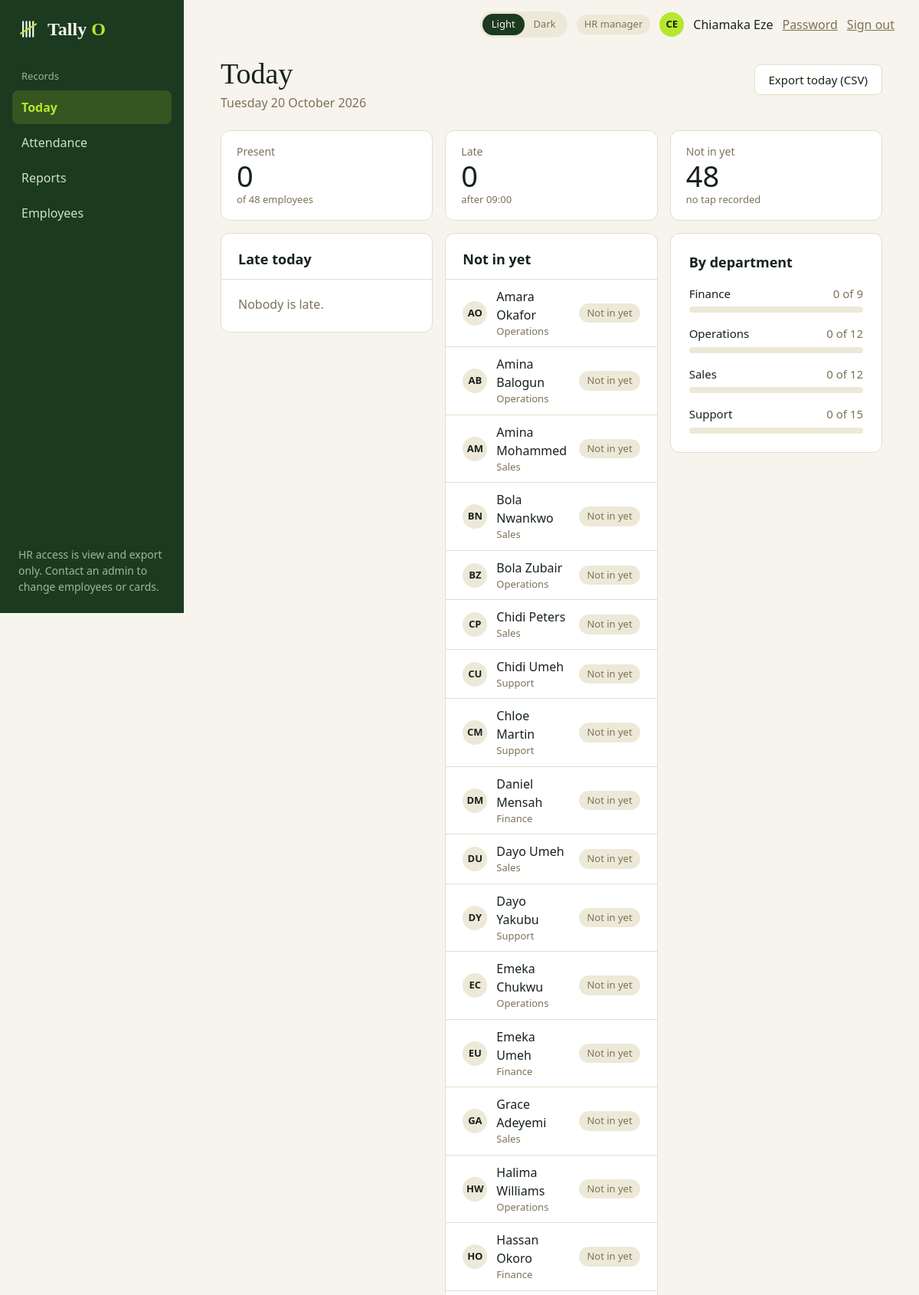
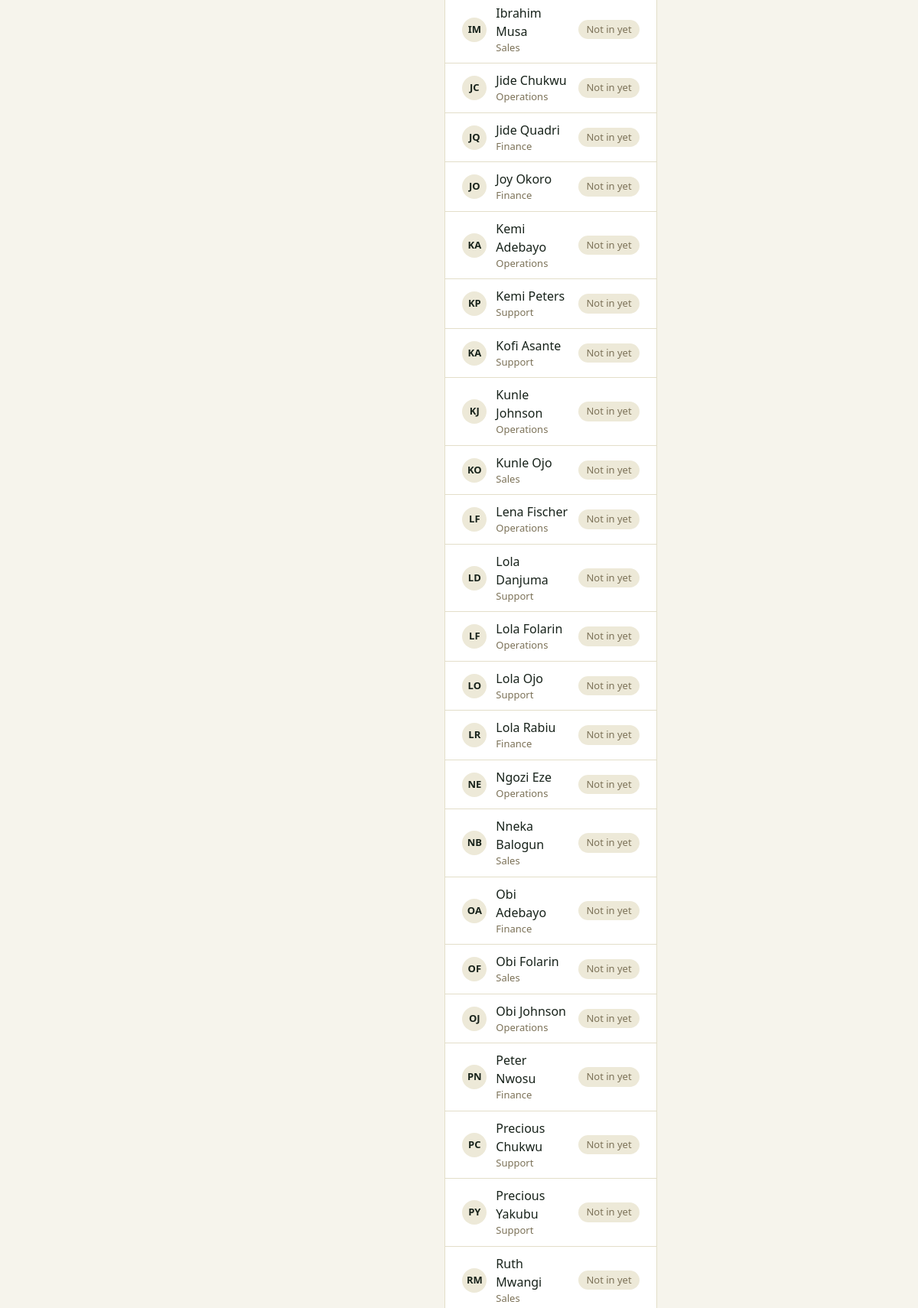
Page /hr (signed in, upper part) on the committed database (2 pictures, top to bottom).
### tables this page shows
CREATE TABLE users (
    id            INTEGER PRIMARY KEY,
    username      TEXT    NOT NULL UNIQUE COLLATE NOCASE,  -- employees use their code
    full_name     TEXT    NOT NULL,
    role          TEXT    NOT NULL CHECK (role IN ('admin', 'hr', 'employee')),
    password_hash TEXT    NOT NULL,
    employee_id   INTEGER UNIQUE REFERENCES employees(id),
    is_active     INTEGER NOT NULL DEFAULT 1 CHECK (is_active IN (0, 1)),
    must_change_password INTEGER NOT NULL DEFAULT 0 CHECK (must_change_password IN (0, 1)),
    last_login_at TEXT,
    -- an employee account must point at an employee; the others must not
    CHECK ((role = 'employee') = (employee_id IS NOT NULL))
);

CREATE TABLE settings (
    key   TEXT PRIMARY KEY,
    value TEXT NOT NULL
);

CREATE TABLE employees (
    id            INTEGER PRIMARY KEY,
    employee_code TEXT    NOT NULL UNIQUE,              -- e.g. EMP-0142
    full_name     TEXT    NOT NULL,
    department    TEXT    NOT NULL,
    email         TEXT,
    joined_on     TEXT    NOT NULL,
    is_active     INTEGER NOT NULL DEFAULT 1 CHECK (is_active IN (0, 1))
);

### hr.py (the view)
@bp.route("")
@hr_only
def today():
    conn, day = db.get_db(), date.today()
    return render_template("hr_today.html", data=queries.hr_today(conn, day),
                           late_after=get_rules(conn)["late_after"],
                           date_label="%s %d %s %d" % (day.strftime("%A"), day.day, day.strftime("%B"), day.year),
                           **shell_context("Today"))

### app.py (called while the page is built)
@app.context_processor
def inject_globals():
    return {"APP_NAME": APP_NAME, "APP_TAGLINE": APP_TAGLINE,
            "csrf_token": auth.csrf_token, "safe_url": safe_url,
            "reader": reader.status()}

@app.after_request
def no_store_when_signed_in(response):
    if "user" in session and request.endpoint != "static":
        response.headers["Cache-Control"] = "no-store"
    return response

### auth.py (called while the page is built)
def csrf_token():
    if "csrf" not in session:
        session["csrf"] = secrets.token_hex(16)
    return session["csrf"]

def login_required(view):
    @wraps(view)
    def wrapped(*args, **kwargs):
        user = session.get("user")
        if not user:
            return redirect(url_for("auth.login"))
        row = get_db().execute("SELECT is_active, must_change_password FROM users WHERE id = ?",
                               (user["id"],)).fetchone()
        if row is None or not row["is_active"]:       # deactivated since they signed in
            session.clear()
            return redirect(url_for("auth.login"))
        if row["must_change_password"] and request.endpoint not in ("account.password", "auth.logout"):
            return redirect(url_for("account.password"))
        return view(*args, **kwargs)
    return wrapped

def role_required(*roles):
    def decorator(view):
        @wraps(view)
        @login_required
        def wrapped(*args, **kwargs):
            if session["user"]["role"] not in roles:
                abort(403)
            return view(*args, **kwargs)
        return wrapped
    return decorator

### db.py (called while the page is built)
def connect(path=DEFAULT_DB):
    Path(path).parent.mkdir(parents=True, exist_ok=True)
    conn = sqlite3.connect(str(path), isolation_level=None, timeout=10)  # we run transactions ourselves
    conn.row_factory = sqlite3.Row            # rows behave like dicts: row["name"]
    conn.execute("PRAGMA foreign_keys = ON")  # SQLite ignores foreign keys unless asked
    conn.execute("PRAGMA journal_mode = WAL") # readers don't block the writer
    return conn

def get_db():
    if "db" not in g:
        g.db = connect(current_app.config["DATABASE"])
    return g.db

### queries.py (called while the page is built)
def _pct(part, whole):
    return round(100 * part / whole) if whole else None

### reader.py (called while the page is built)
def status():
    return {"connected": False, "port": None, "label": "Reader not connected"}

### shell.py (called while the page is built)
def safe_url(endpoint, **values):
    try:
        return url_for(endpoint, **values)
    except BuildError:
        return "#"

### templates/hr_today.html (shortened to what this page needs)
{% extends "app_shell.html" %}
{% block content %}
  <div class="page-head">
    <div>
      <h1 class="page-title">Today</h1>
      <p class="muted mt-1">{{ date_label }}</p>
    </div>
    <a class="btn btn-secondary" href="{{ url_for('hr.today_export') }}">Export today (CSV)</a>
  </div>
  <div class="grid-cards mt-5">
    <div class="card tile"><div class="tile-label">Present</div><div class="tile-value">{{ data.present }}</div><div class="muted small">of {{ data.total }} employees</div></div>
    <div class="card tile"><div class="tile-label">Late</div><div class="tile-value">{{ data.late | length }}</div><div class="muted small">after {{ late_after }}</div></div>
    <div class="card tile"><div class="tile-label">Not in yet</div><div class="tile-value">{{ data.not_in | length }}</div><div class="muted small">no tap recorded</div></div>
  </div>
  <div class="grid-three mt-4">
    <section class="card">
      <div class="card-head"><h2 class="section-title">Late today</h2></div>
      {% for p in data.late %}
        <div class="list-row">
          <span class="avatar">{{ p.initials }}</span>
          <div class="grow"><div>{{ p.name }}</div><div class="muted small">{{ p.department }}</div></div>
          <span class="pill pill-late">{{ p.time }}</span>
        </div>
      {% else %}
        <p class="empty">Nobody is late.</p>
      {% endfor %}
    </section>
    <section class="card">
      <div class="card-head"><h2 class="section-title">Not in yet</h2></div>
      {% for p in data.not_in %}
        <div class="list-row">
          <span class="avatar">{{ p.initials }}</span>
          <div class="grow"><div>{{ p.name }}</div><div class="muted small">{{ p.department }}</div></div>
          <span class="pill">Not in yet</span>
        </div>
      {% else %}
        <p class="empty">{{ 'Everyone has arrived.' if data.working_day else 'Nobody is expected today.' }}</p>
      {% endfor %}
    </section>
    <section class="card card-pad">
      <h2 class="section-title">By department</h2>
      {% for d in data.departments %}
        <div class="dept-row">
          <div class="row between"><span>{{ d.name }}</span><span class="muted">{{ d.present }} of {{ d.total }}</span></div>
          <div class="meter meter-wide"><span class="meter-fill" style="width: {{ d.pct or 0 }}%"></span></div>
        </div>
      {% endfor %}
    </section>
  </div>
{% endblock %}

### templates/app_shell.html (shortened to what this page needs)
{% extends "base.html" %}
{% block head %}
  <link rel="stylesheet" href="{{ url_for('static', filename='css/dashboard.css') }}">
{% endblock %}
{% block body %}
<div class="shell">
  <aside class="sidebar">
    <a class="sidebar-brand" href="{{ url_for('home') }}">
      {% include "partials/logo.html" %}
    </a>
    <nav aria-label="Main menu">
      {% for group in nav %}
        <div class="nav-label">{{ group.label }}</div>
        {% for link in group.links %}
          <a class="nav-link" href="{{ link.href }}"
             {% if link.name == active %}aria-current="page"{% endif %}>{{ link.name }}</a>
        {% endfor %}
      {% endfor %}
    </nav>
    <div class="sidebar-footer">
      {% block sidebar_footer %}{% if role_key == 'hr' %}HR access is view and export only. Contact an admin to change employees or cards.{% else %}<span class="dot {{ '' if reader.connected else 'dot-off' }}"></span> {{ reader.label }}{% endif %}{% endblock %}
    </div>
  </aside>
  <div class="main">
    <header class="topbar">
      {% include "partials/theme_toggle.html" %}
      <span class="pill">{{ role_label }}</span>
      <span class="avatar avatar-accent">{{ user_initials }}</span>
      <span>{{ user_name }}</span>
      <a class="muted" href="{{ safe_url('account.password') }}">Password</a>
      <form class="inline-form" method="post" action="{{ url_for('auth.logout') }}">
        <button class="link-button muted" type="submit">Sign out</button>
      </form>
    </header>
    <main class="content">
      {% block content %}{% endblock %}
    </main>
  </div>
</div>
{% endblock %}

### static/css/dashboard.css (style rules this page uses)
.card-head { padding: 1.25rem 1.375rem 0.75rem; }
.list-row { display: flex; align-items: center; gap: var(--space-3); padding: 0.625rem 1.375rem; border-top: 1px solid var(--line); }
.list-row .avatar { margin-right: 0; }
.list-row .grow { flex: 1; min-width: 0; }
.empty { padding: 1.25rem 1.375rem 1.5rem; color: var(--muted); border-top: 1px solid var(--line); }
.page-head { display: flex; align-items: flex-start; justify-content: space-between; gap: var(--space-4); flex-wrap: wrap; }
.page-head .btn { margin-top: 0.5rem; }
.mt-5 { margin-top: var(--space-5); }
.small { font-size: 0.8125rem; }
:root, html[data-theme="light"] { --chart-ok: #7DB82A; --chart-low: #E2A52B; }
.meter { width: 7rem; height: 0.5rem; border-radius: 4px; background: var(--soft); overflow: hidden; }
.grid-three { display: grid; grid-template-columns: repeat(auto-fit, minmax(16rem, 1fr)); gap: var(--space-4); align-items: start; }
.dept-row { margin-top: var(--space-4); font-size: 0.9375rem; }
.meter-wide { width: 100%; margin-top: 0.375rem; }

### rows in the picture
users: full_name "Chiamaka Eze"
settings: value "09:00"
employees: initials "AO", name "Amara Okafor", department "Operations", name "Operations", present "0", total "12"
employees: initials "AB", name "Amina Balogun", department "Operations"
employees: initials "AM", name "Amina Mohammed", department "Sales", name "Sales", present "0", total "12"
employees: initials "BN", name "Bola Nwankwo", department "Sales"
employees: initials "BZ", name "Bola Zubair", department "Operations"
employees: initials "CP", name "Chidi Peters", department "Sales"
employees: initials "CU", name "Chidi Umeh", department "Support", name "Support", present "0", total "15"
employees: initials "CM", name "Chloe Martin", department "Support"
employees: initials "DM", name "Daniel Mensah", department "Finance", name "Finance", present "0", total "9"
employees: initials "DU", name "Dayo Umeh", department "Sales"
employees: initials "DY", name "Dayo Yakubu", department "Support"
employees: initials "EC", name "Emeka Chukwu", department "Operations"
employees: initials "EU", name "Emeka Umeh", department "Finance"
employees: initials "GA", name "Grace Adeyemi", department "Sales"
employees: initials "HW", name "Halima Williams", department "Operations"
employees: initials "HO", name "Hassan Okoro", department "Finance"
employees: initials "IM", name "Ibrahim Musa", department "Sales"
employees: initials "JC", name "Jide Chukwu", department "Operations"
employees: initials "JQ", name "Jide Quadri", department "Finance"
employees: initials "JO", name "Joy Okoro", department "Finance"
employees: initials "KA", name "Kemi Adebayo", department "Operations"
employees: initials "KP", name "Kemi Peters", department "Support"
employees: initials "KA", name "Kofi Asante", department "Support"
employees: initials "KJ", name "Kunle Johnson", department "Operations"
employees: initials "KO", name "Kunle Ojo", department "Sales"
employees: initials "LF", name "Lena Fischer", department "Operations"
employees: initials "LD", name "Lola Danjuma", department "Support"
employees: initials "LF", name "Lola Folarin", department "Operations"
employees: initials "LO", name "Lola Ojo", department "Support"
employees: initials "LR", name "Lola Rabiu", department "Finance"
employees: initials "NE", name "Ngozi Eze", department "Operations"
employees: initials "NB", name "Nneka Balogun", department "Sales"
employees: initials "OA", name "Obi Adebayo", department "Finance"
employees: initials "OF", name "Obi Folarin", department "Sales"
employees: initials "OJ", name "Obi Johnson", department "Operations"
employees: initials "PN", name "Peter Nwosu", department "Finance"
employees: initials "PC", name "Precious Chukwu", department "Support"
employees: initials "PY", name "Precious Yakubu", department "Support"
employees: initials "RM", name "Ruth Mwangi", department "Sales"

### other values in the picture
{{ APP_NAME[:-1] }} "Tally"
{{ APP_NAME[-1]|upper }} "O"
{{ group.label }} "Records"
{{ link.name }} "Today" "Attendance" "Reports" "Employees"
{{ role_label }} "HR manager"
{{ user_initials }} "CE"
{{ date_label }} "Tuesday 20 October 2026"
{{ data.present }} "0"
{{ data.total }} "48"
{{ data.late | length }} "0"
{{ data.not_in | length }} "48"
